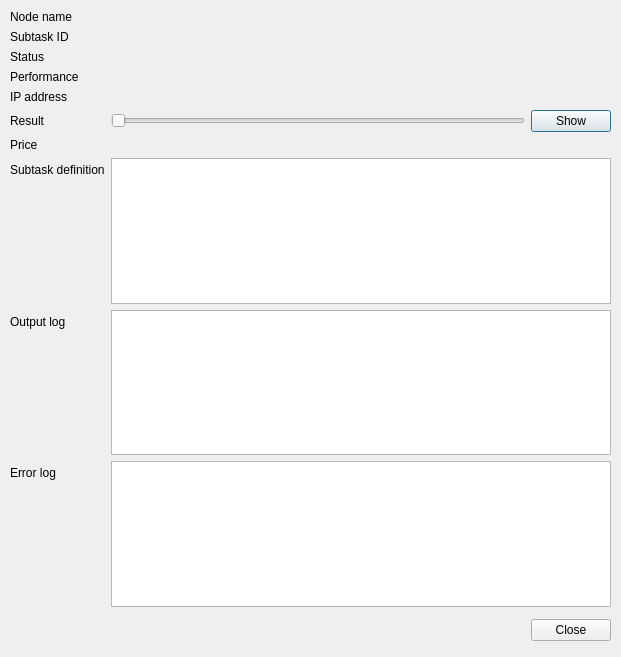
<?xml version="1.0" encoding="UTF-8"?>
<ui version="4.0">
 <class>SubtaskDetailsDialog</class>
 <widget class="QDialog" name="SubtaskDetailsDialog">
  <property name="windowModality">
   <enum>Qt::WindowModal</enum>
  </property>
  <property name="geometry">
   <rect>
    <x>0</x>
    <y>0</y>
    <width>621</width>
    <height>657</height>
   </rect>
  </property>
  <property name="windowTitle">
   <string>Dialog</string>
  </property>
  <widget class="QWidget" name="verticalLayoutWidget">
   <property name="geometry">
    <rect>
     <x>10</x>
     <y>10</y>
     <width>601</width>
     <height>631</height>
    </rect>
   </property>
   <layout class="QVBoxLayout" name="verticalLayout">
    <item>
     <layout class="QGridLayout" name="gridLayout"/>
    </item>
    <item>
     <layout class="QFormLayout" name="formLayout">
      <property name="fieldGrowthPolicy">
       <enum>QFormLayout::AllNonFixedFieldsGrow</enum>
      </property>
      <property name="topMargin">
       <number>0</number>
      </property>
      <item row="0" column="0">
       <widget class="QLabel" name="label_6">
        <property name="text">
         <string>Node name</string>
        </property>
       </widget>
      </item>
      <item row="0" column="1">
       <widget class="QLabel" name="nodeNameLabel">
        <property name="text">
         <string/>
        </property>
       </widget>
      </item>
      <item row="1" column="0">
       <widget class="QLabel" name="label_3">
        <property name="text">
         <string>Subtask ID</string>
        </property>
       </widget>
      </item>
      <item row="1" column="1">
       <widget class="QLabel" name="subtaskIdLabel">
        <property name="text">
         <string/>
        </property>
       </widget>
      </item>
      <item row="2" column="0">
       <widget class="QLabel" name="label_8">
        <property name="text">
         <string>Status</string>
        </property>
       </widget>
      </item>
      <item row="2" column="1">
       <widget class="QLabel" name="statusLabel">
        <property name="text">
         <string/>
        </property>
       </widget>
      </item>
      <item row="3" column="0">
       <widget class="QLabel" name="label_7">
        <property name="text">
         <string>Performance</string>
        </property>
       </widget>
      </item>
      <item row="3" column="1">
       <widget class="QLabel" name="performanceLabel">
        <property name="text">
         <string/>
        </property>
       </widget>
      </item>
      <item row="4" column="0">
       <widget class="QLabel" name="label_9">
        <property name="text">
         <string>IP address</string>
        </property>
       </widget>
      </item>
      <item row="4" column="1">
       <widget class="QLabel" name="nodeIpAddressLabel">
        <property name="text">
         <string/>
        </property>
       </widget>
      </item>
      <item row="7" column="0">
       <widget class="QLabel" name="label_11">
        <property name="text">
         <string>Subtask definition</string>
        </property>
       </widget>
      </item>
      <item row="7" column="1">
       <widget class="QPlainTextEdit" name="subtaskDefinitionTextEdit">
        <property name="acceptDrops">
         <bool>false</bool>
        </property>
        <property name="undoRedoEnabled">
         <bool>false</bool>
        </property>
        <property name="readOnly">
         <bool>true</bool>
        </property>
       </widget>
      </item>
      <item row="8" column="0">
       <widget class="QLabel" name="label_12">
        <property name="text">
         <string>Output log</string>
        </property>
       </widget>
      </item>
      <item row="9" column="0">
       <widget class="QLabel" name="label_13">
        <property name="text">
         <string>Error log</string>
        </property>
       </widget>
      </item>
      <item row="8" column="1">
       <widget class="QPlainTextEdit" name="subtaskOutputLogTextEdit">
        <property name="acceptDrops">
         <bool>false</bool>
        </property>
        <property name="undoRedoEnabled">
         <bool>false</bool>
        </property>
        <property name="readOnly">
         <bool>true</bool>
        </property>
       </widget>
      </item>
      <item row="9" column="1">
       <widget class="QPlainTextEdit" name="subtaskErrorLogTextEdit">
        <property name="acceptDrops">
         <bool>false</bool>
        </property>
        <property name="undoRedoEnabled">
         <bool>false</bool>
        </property>
        <property name="readOnly">
         <bool>true</bool>
        </property>
       </widget>
      </item>
      <item row="5" column="0">
       <widget class="QLabel" name="label_10">
        <property name="text">
         <string>Result</string>
        </property>
       </widget>
      </item>
      <item row="6" column="0">
       <widget class="QLabel" name="label_14">
        <property name="text">
         <string>Price</string>
        </property>
       </widget>
      </item>
      <item row="6" column="1">
       <widget class="QLabel" name="priceLabel">
        <property name="text">
         <string/>
        </property>
       </widget>
      </item>
      <item row="5" column="1">
       <layout class="QHBoxLayout" name="horizontalLayout_2">
        <item>
         <widget class="QSlider" name="resultSlider">
          <property name="minimum">
           <number>1</number>
          </property>
          <property name="maximum">
           <number>1</number>
          </property>
          <property name="orientation">
           <enum>Qt::Horizontal</enum>
          </property>
         </widget>
        </item>
        <item>
         <widget class="QPushButton" name="showResultButton">
          <property name="text">
           <string>Show</string>
          </property>
         </widget>
        </item>
       </layout>
      </item>
     </layout>
    </item>
    <item>
     <layout class="QHBoxLayout" name="horizontalLayout">
      <property name="topMargin">
       <number>6</number>
      </property>
      <item>
       <spacer name="horizontalSpacer">
        <property name="orientation">
         <enum>Qt::Horizontal</enum>
        </property>
        <property name="sizeHint" stdset="0">
         <size>
          <width>40</width>
          <height>20</height>
         </size>
        </property>
       </spacer>
      </item>
      <item>
       <widget class="QPushButton" name="closeButton">
        <property name="text">
         <string>Close</string>
        </property>
       </widget>
      </item>
     </layout>
    </item>
   </layout>
  </widget>
 </widget>
 <tabstops>
  <tabstop>subtaskDefinitionTextEdit</tabstop>
  <tabstop>closeButton</tabstop>
 </tabstops>
 <resources/>
 <connections/>
</ui>
